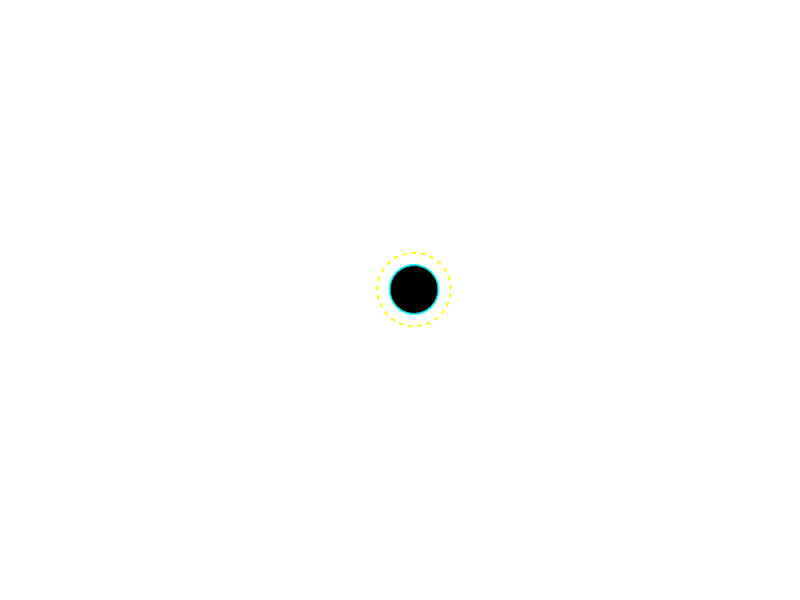

This chart was generated by the following MATLAB code: (Note: this script raises an error after producing the figure.)
clc; clear; close all;

%% Black Hole Parameters
r_s = 5;   % Schwarzschild radius

%% Figure Setup
figure('Color','k', 'Position', [100 100 1000 650]);
hold on; axis equal;
view_width = 50; view_height = 50;
axis([-view_width view_width -view_height view_height]);
set(gca,'Color','k','XColor','w','YColor','w');
xlabel('X (units)','Color','w'); 
ylabel('Y (units)','Color','w');
title('Black Hole Light Ray Simulation','Color','w');
grid on;

%% Draw black hole & photon sphere
theta = linspace(0, 2*pi, 200);
fill(r_s*cos(theta), r_s*sin(theta), 'k', 'EdgeColor', 'c', 'LineWidth', 1.5);
plot(1.5*r_s*cos(theta), 1.5*r_s*sin(theta), 'y--', 'LineWidth', 1.5);

%% Create video writer
v = VideoWriter('blackhole_simulation2.mp4','MPEG-4');
v.FrameRate = 30;     % Adjust as desired
open(v);

%% Initial photon conditions
x = 29; 
y = 20;   
vx = -40;  
vy = -60;  

r0 = sqrt(x^2 + y^2);
phi0 = atan2(y, x);
dr0 = vx * cos(phi0) + vy * sin(phi0);
dphi0 = (-vx * sin(phi0) + vy * cos(phi0)) / r0;

X0 = [r0;phi0;dr0;dphi0];

%% Noisy geodesic wrappers (different noise per trajectory)
geod1 = @(t,X) geodesic(t, X, r_s, 1e-2, 1e-1);
geod2 = @(t,X) geodesic(t, X, r_s, 1e-2, 5e-1);
geod3 = @(t,X) geodesic(t, X, r_s, 1e-2, 10e-1);

%% Integrate
t_span = linspace(0, 100, 10000);
opts = odeset('RelTol',1e-4,'AbsTol',1e-4);

[~, X1] = ode45(geod1, t_span, X0, opts);
[~, X2] = ode45(geod2, t_span, X0, opts);
[~, X3] = ode45(geod3, t_span, X0, opts);

%% Convert to Cartesian
[x1, y1] = pol2cart(X1(:,2), X1(:,1));
[x2, y2] = pol2cart(X2(:,2), X2(:,1));
[x3, y3] = pol2cart(X3(:,2), X3(:,1));

%% Reset figure for animation
cla;
fill(r_s*cos(theta), r_s*sin(theta), 'k', 'EdgeColor', 'r', 'LineWidth', 1.5); % black hole
plot(1.5*r_s*cos(theta), 1.5*r_s*sin(theta), 'y--', 'LineWidth', 1.5); % event horizon
plot(x, y, 'go', 'MarkerSize', 8, 'MarkerFaceColor', 'g');

axis equal;
axis([-view_width view_width -view_height view_height]);
set(gca,'Color','k','XColor','w','YColor','w');
xlabel('X (units)','Color','w');
ylabel('Y (units)','Color','w');
title('Light Trajectory','Color','w');
grid on;

%% Animated lines (different colors)
ray1 = animatedline('Color', [1 0.3 0.3], 'LineWidth', 1.5);
ray2 = animatedline('Color', [1 0.8 0.2], 'LineWidth', 1.5);
ray3 = animatedline('Color', [0.2 0.8 1], 'LineWidth', 1.5);

%% Animation loop
for i = 1:length(x1)
    if any(abs([x1(i) y1(i)]) > [view_width view_height])
        break
    end

    addpoints(ray1, x1(i), y1(i));
    addpoints(ray2, x2(i), y2(i));
    addpoints(ray3, x3(i), y3(i));

    drawnow limitrate;

    % ---- Capture frame for video ----
    frame = getframe(gcf);
    writeVideo(v, frame);

    pause(0.03);
end



legend("Black Hole","Photon Sphere","Start Point", ...
       "Ray 1","Ray 2","Ray 3", ...
       'TextColor','w','Color','k');
hold off;

% Close the video file
close(v);

%% around a point




%% ================== GEODESIC FUNCTION ==================
function dXdt = geodesic(~, X, r_s, noise_scale, noise_accel)

    r = X(1); 
    phi = X(2); 
    dr_dlambda = X(3); 
    dphi_dlambda = X(4);

    if r <= r_s
        dXdt = zeros(4,1);
        return
    end

    % Noise multipliers (centered at 1, small variance)
    mult_f    = normrnd(1, noise_scale);   % affects metric
    mult_acc3 = normrnd(1, noise_accel);   % affects dXdt(3)
    mult_acc4 = normrnd(1, noise_accel);   % affects dXdt(4)

    % Metric factor with mild multiplicative distortion
    f = (1 - r_s / r) * mult_f;

    % Energy-like term
    E = f * sqrt((dr_dlambda^2)/(f^2) + (r^2 * dphi_dlambda^2)/f);
    dt_dlambda = E / f;

    dXdt = zeros(4,1);

    % State equations
    dXdt(1) = dr_dlambda;
    dXdt(2) = dphi_dlambda;

    % -------------------------------
    % Radial acceleration (NOISE ADDED HERE)
    % -------------------------------
    base_dr = -(   (r_s/(2*r^2)) * f * (dt_dlambda)^2   ) ...
              +(   (r_s/(2*r^2*f)) * (dr_dlambda^2)      ) ...
              +(   (r - r_s) * (dphi_dlambda^2)          );

    dXdt(3) = base_dr * mult_acc3;   % ← MULTIPLICATIVE RANDOMNESS

    % -------------------------------
    % Angular acceleration (NOISE ADDED HERE)
    % -------------------------------
    base_dphi = -(2 * dr_dlambda * dphi_dlambda) / r;

    dXdt(4) = base_dphi * mult_acc4; % ← MULTIPLICATIVE RANDOMNESS
end
